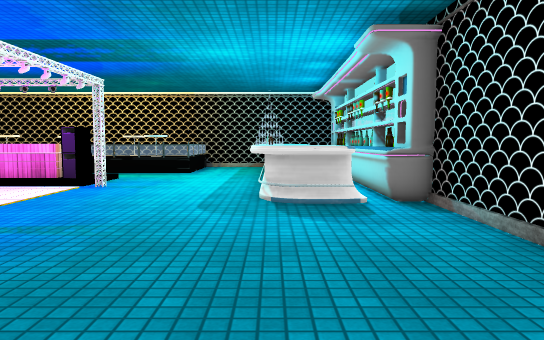
View 1 (above)

18 first-person views from a walk through a scene from a Unity 3-D project. The camera is 1.3 m above the floor, tilts 4° down and sees 70° across. The floor is counted in squares, 1 m on a side. Each view is taken from the middle of a square. On the plan, view 1 faces up. The plan holds only what a view shows up to about 16 squares ahead; the rest is blank. The place goes on beyond the plan. Some surface patterns are stand-ins.

View 2
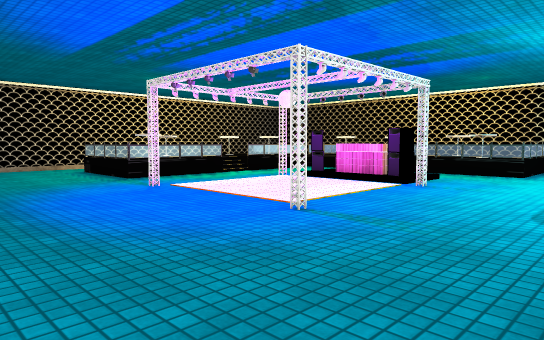

View 3
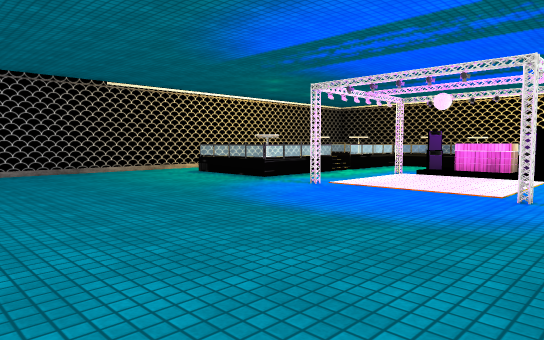

View 4
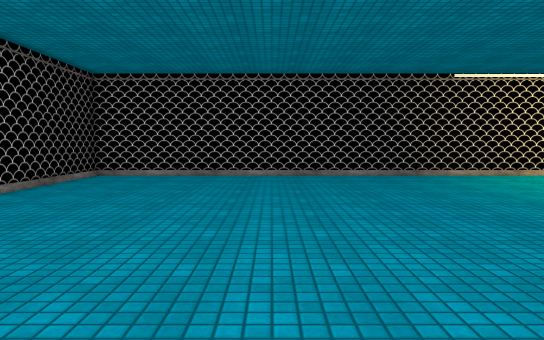

View 5
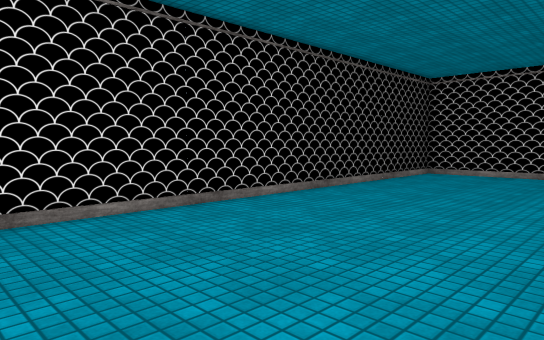

View 6
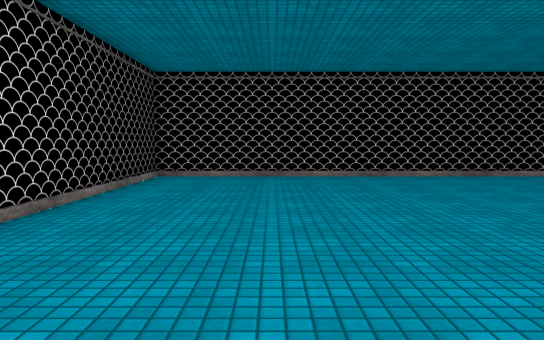

View 7
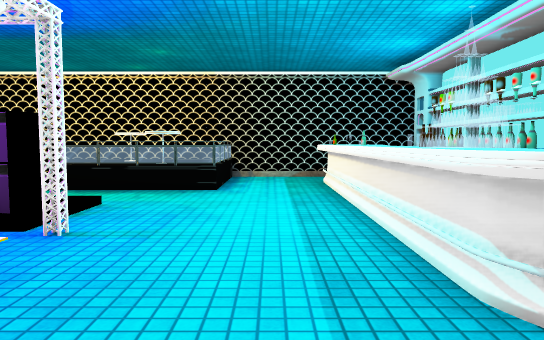

View 8
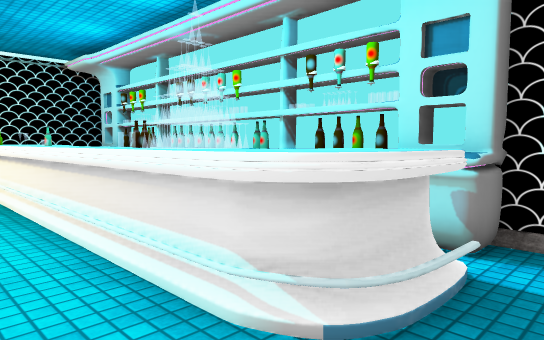

View 9
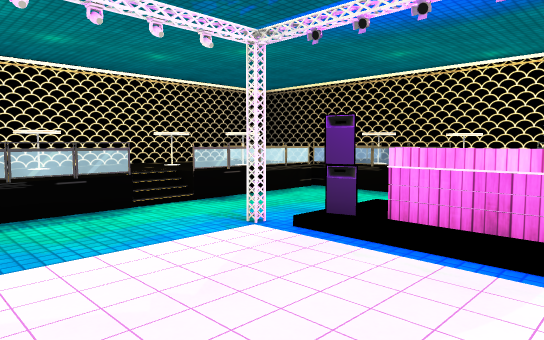

View 10
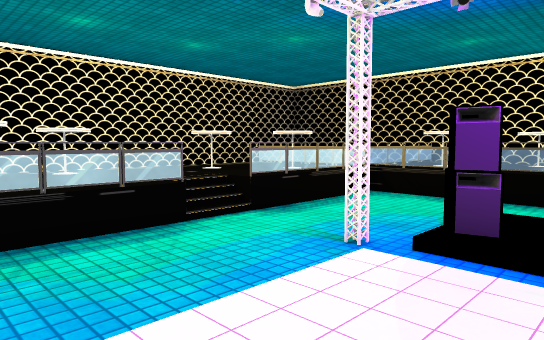

View 11
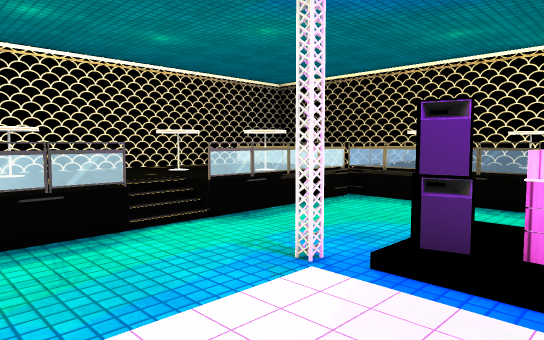

View 12
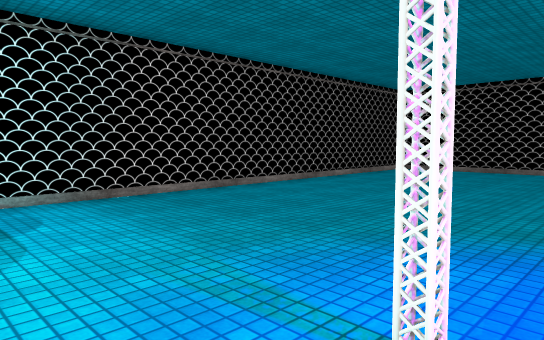

View 13
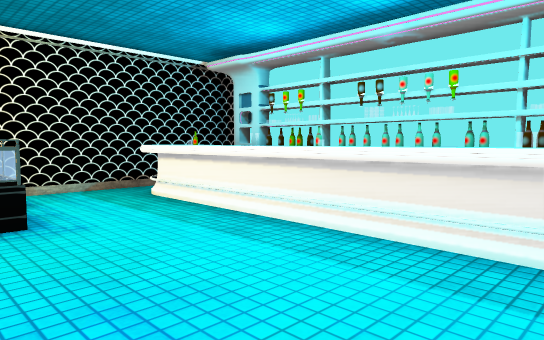

View 14
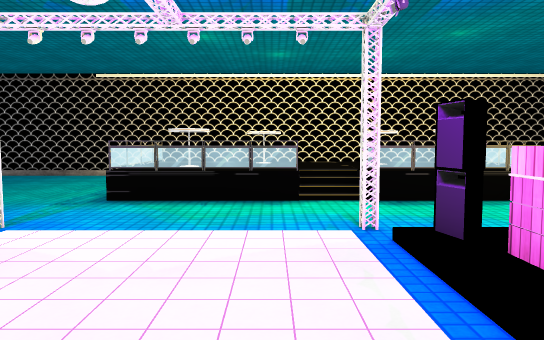

View 15
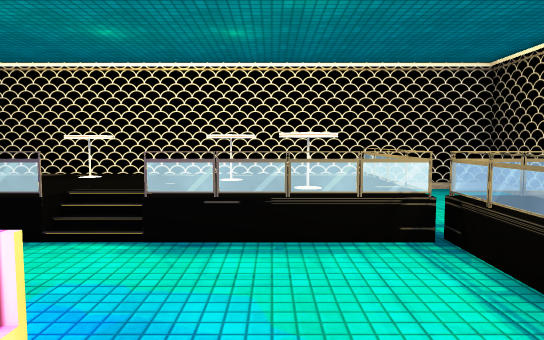

View 16
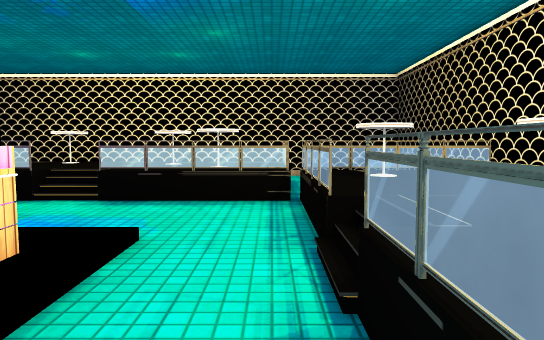

View 17
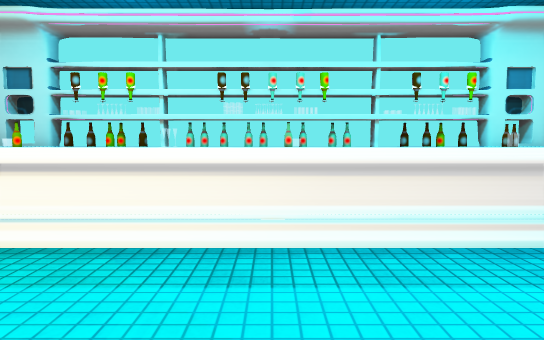

View 18
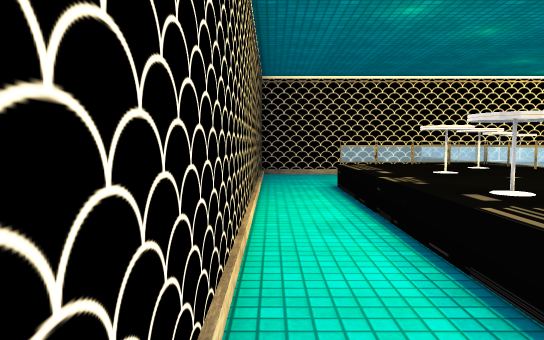

### Floor plan
Key: @ floor where view 1 was taken; # wall or solid block; . main floor; : floor 0.25 m higher than the main floor; + floor 0.75 m higher than the main floor; / step, stairs or slope; ^ raised ledge; S speaker; B bottle; O other object.
Columns run from 21 left of view 1 to 4 right of it. Each row starts with its distance up from view 1.
 21 ##########################
 20 #...   O  OO++O   ...^  ##
 19 #...   O   +++O   ...^^ ##
 18 #..... OOO ++++OO ...^  B#
 17 #......O++++//++++...   O#
 16 #..O   +.............^  O#
 15 #..O  O+.............^  O#
 14 #..O  O+.../////.....O  O#
 13 #..OOO++.../OOO:.....^  B#
 12 #..++++/...S:::S.....^  B#
 11 #..++++/..#.....#....B .B#
 10 #..OO  +.............  .B#
  9 #..OO  +.............^^^##
  8 #..O  O+.............^^..#
  7 #..O   +.................#
  6 #..  .....#.....#........#
  5 #........................#
  4 #........................#
  3 #........................#
  2 #........................#
  1 #........................#
  0 #....................@...#
 -1 #........................#
 -2 #........................#
 -3 #........................#
 -4 #........................#
 -5 #........................#
 -6 #........................#
 -7 #........................#
 -8 #........................#
 -9 #........................#
-10 #........................#
-11 ##########################

Positions as (right, up) in squares from view 1, and headings:
1: (0, 0), facing up
2: (0, 0), facing up-left
3: (-3, -4), facing up-left
4: (-5, -4), facing left
5: (-4, -4), facing down-left
6: (-1, 4), facing down
7: (-2, 6), facing up
8: (-2, 7), facing up-right
9: (-6, 7), facing up-left
10: (-8, 7), facing up-left
11: (-8, 8), facing up-left
12: (-6, 8), facing down-right
13: (-5, 10), facing up-right
14: (-5, 10), facing left
15: (-8, 14), facing left
16: (-5, 16), facing left
17: (-5, 14), facing right
18: (-20, 5), facing up
